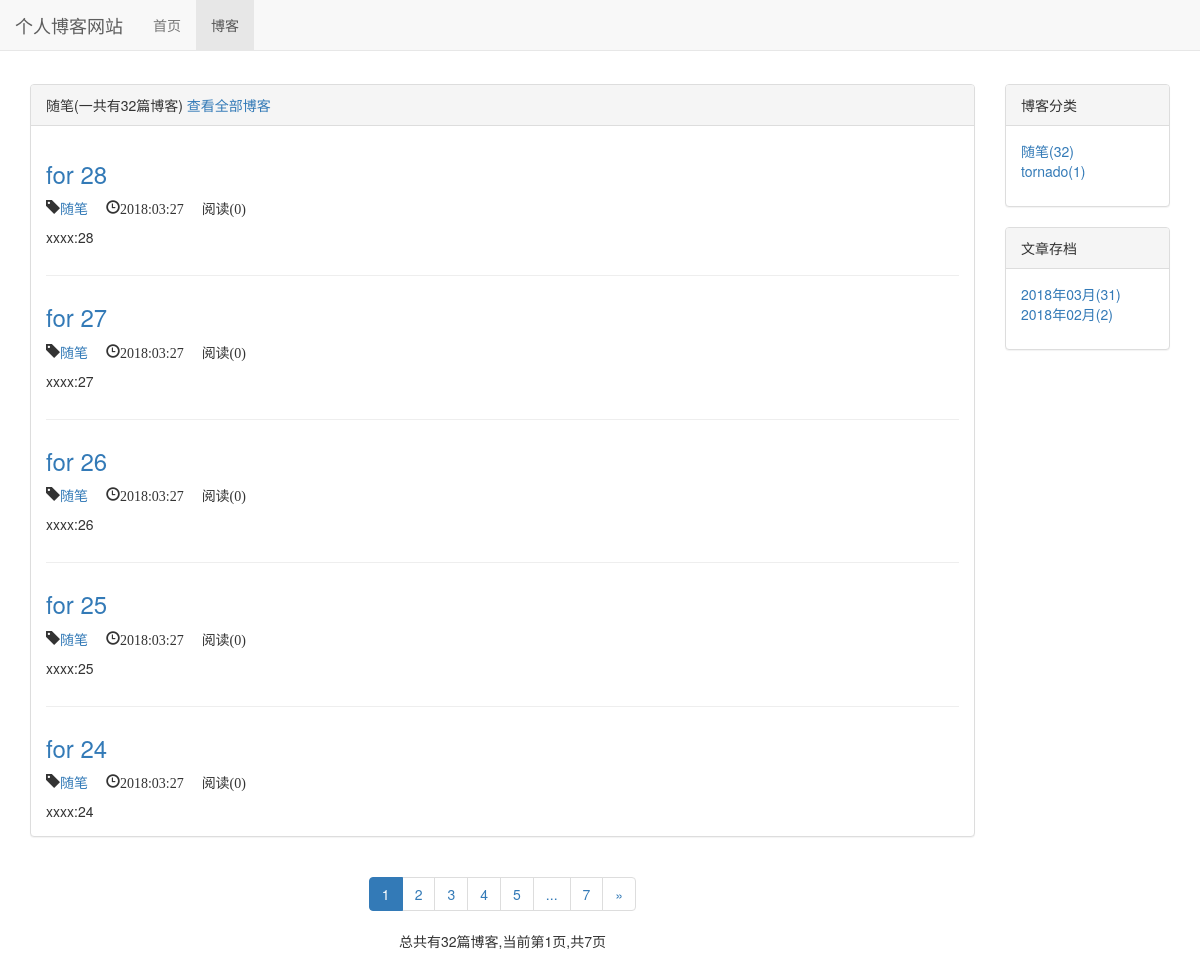
The page /blog/type/1 on the database its author committed.
### blog/models.py (models this page shows, shortened)
class BlogType(models.Model):
    type_name = models.CharField(max_length=30)
    def __str__(self):
        return self.type_name

class Blog(models.Model, ReadNumExpandMethod):
    title = models.CharField(max_length=50)
    content = RichTextUploadingField()
    created_time = models.DateTimeField(auto_now_add=True)
    lst_update_time = models.DateTimeField(auto_now=True)
    author = models.ForeignKey(User, on_delete=models.DO_NOTHING)
    blog_type = models.ForeignKey(BlogType, on_delete=models.DO_NOTHING)
    class Meta:
        ordering = ["-created_time"]

### blog/views.py (the view)
# urls.py: path('type/<int:blog_type_pk>', views.blog_with_type, name="blog_with_type"),
def blog_with_type(request, blog_type_pk):
    blog_type = get_object_or_404(BlogType, pk=blog_type_pk)  # 取出对应类型
    blogs_all_list = Blog.objects.filter(blog_type=blog_type)  # 取出对应类型的所有博客
    context = get_blog_list_common_data(request, blogs_all_list)
    context["blog_type"] = blog_type
    return render_to_response("blog/blog_with_type.html", context)

### read_statistics/models.py (called while the page is built)
    def get_read_num(self):
        try:
            ct = ContentType.objects.get_for_model(self)
            readnum = ReadNum.objects.get(content_type=ct, object_id=self.pk)
            return readnum.read_num
        except exceptions.ObjectDoesNotExist:
            return 0

### blog/templates/blog/blog_with_type.html (shortened to what this page needs)
{% extends 'blog/blog_list.html' %}
{% block blog_list_title %}
    {{blog_type}}(一共有{{page_of_blogs.paginator.count}}篇博客)
    <a href="{% url 'blog_list' %}">查看全部博客</a>
{% endblock %}

### blog/templates/blog/blog_list.html (shortened to what this page needs)
{% extends 'base.html' %}
{% load staticfiles %}
{% block header_extends %}<link rel="stylesheet" href="{% static 'blog/blog.css'%}">{% endblock %}
{% block nav_blog_active %}active{% endblock %}
{% block content %}
    <div class="container">
        <div class="row">
            <div class="col-xs-12 col-md-8 col-lg-10">
                <div class="panel panel-default">
                    <div class="panel-heading">
                        {% block blog_list_title %}博客列表 (一共有{{page_of_blogs.paginator.count}}篇博客){% endblock %}
                    </div>
                    <div class="panel-body">
                        {% for blog in blogs %}
                            <h3>
                                <a href="{% url 'blog_detail' blog.pk %}">{{blog.title}}</a>
                            </h3>
                            <p class="blog-info">
                                <span class="glyphicon glyphicon-tag"><a href="{% url 'blog_with_type' blog.blog_type.pk %}">{{blog.blog_type}}</a></span>
                                <span class="glyphicon glyphicon-time">{{blog.created_time|date:"Y:m:d"}}</span>
                                <span class="glyphicon">阅读({{blog.get_read_num}})</span>
                            </p>
                            <div class="blog">{{blog.content|truncatechars:120|striptags}}</div>
                        {% empty %}
                            <div class="blog">暂无博客,敬请期待</div>
                        {% endfor %}
                    </div>
                </div>
                <div class="paginator">
                    <ul class="pagination">
                    {% for page_num in page_range %}
                        {% if page_num == page_of_blogs.number %}
                            <li class="active"><span>{{page_num}}</span></li>
                        {% elif page_num == "..." %}
                            <li><span>{{page_num}}</span></li>
                        {% else %}
                            <li><a href="?page={{page_num}}">{{page_num}}</a></li>
                        {% endif %}
                    {% endfor %}
                        <li>
                            <a href="?page={{page_of_blogs.next_page_number}}" aria-label="Next">
                            <span aria-hidden="true">&raquo;</span>
                            </a>
                        </li>
                    </ul>
                    <p>总共有{{page_of_blogs.paginator.count}}篇博客,当前第{{page_of_blogs.number}}页,共{{page_of_blogs.paginator.num_pages}}页</p>
                </div>
            </div>
            <div class="hidden-xs col-md-4 col-lg-2">
                <div class="panel panel-default">
                    <div class="panel-heading">博客分类</div>
                    <div class="panel-body">
                        <ul class="blog-types">
                            {% for blog_type in blog_types %}
                            <li><a href="{% url 'blog_with_type' blog_type.pk %}">{{blog_type.type_name}}({{blog_type.blog_count}})</a></li>
                            {% endfor %}
                        </ul>
                    </div>
                </div>
                <div class="panel panel-default">
                    <div class="panel-heading">文章存档</div>
                    <div class="panel-body">
                        <ul class="blog-types">
                            {% for blog_date, blog_count in blog_dates.items %}
                            <li><a href="{% url 'blog_with_date' blog_date.year blog_date.month %}">{{blog_date|date:"Y年m月"}}({{blog_count}})</a></li>
                            {% endfor %}
                        </ul>
                    </div>
                </div>
            </div>
        </div>
    </div>
{% endblock %}

### static/base.css (style rules this page uses)
* { margin:0; padding:0; }
body { margin-top:50px!important }

### blog/static/blog/blog.css (style rules this page uses)
div.container { margin-top: 6em; }
ul.blog-types { list-style-type: none; }
div.blog:not(:last-child) { margin-bottom: 2em; padding-bottom: 2em; border-bottom: 1px solid #eee; }
div.paginator { text-align: center; }
span.glyphicon { margin-right:1em }

### rows shown on the page
BlogType: type_name "随笔", blog_count "32"
Blog: title "for 28", blog_type "随笔", created_time "2018:03:27", get_read_num "0", content "xxxx:28"
Blog: title "for 27", blog_type "随笔", created_time "2018:03:27", get_read_num "0", content "xxxx:27"
Blog: title "for 26", blog_type "随笔", created_time "2018:03:27", get_read_num "0", content "xxxx:26"
Blog: title "for 25", blog_type "随笔", created_time "2018:03:27", get_read_num "0", content "xxxx:25"
Blog: title "for 24", blog_type "随笔", created_time "2018:03:27", get_read_num "0", content "xxxx:24"
BlogType: type_name "tornado", blog_count "1"

### other values the page prints
{{ page_of_blogs.paginator.count }} "32"
{{ page_num }} "1"
{{ page_num }} "2" "3" "4" "5" "7"
{{ page_num }} "..."
{{ page_of_blogs.number }} "1"
{{ page_of_blogs.paginator.num_pages }} "7"
{{ blog_date|date:"Y年m月" }} "2018年03月" "2018年02月"
{{ blog_count }} "31" "2"
